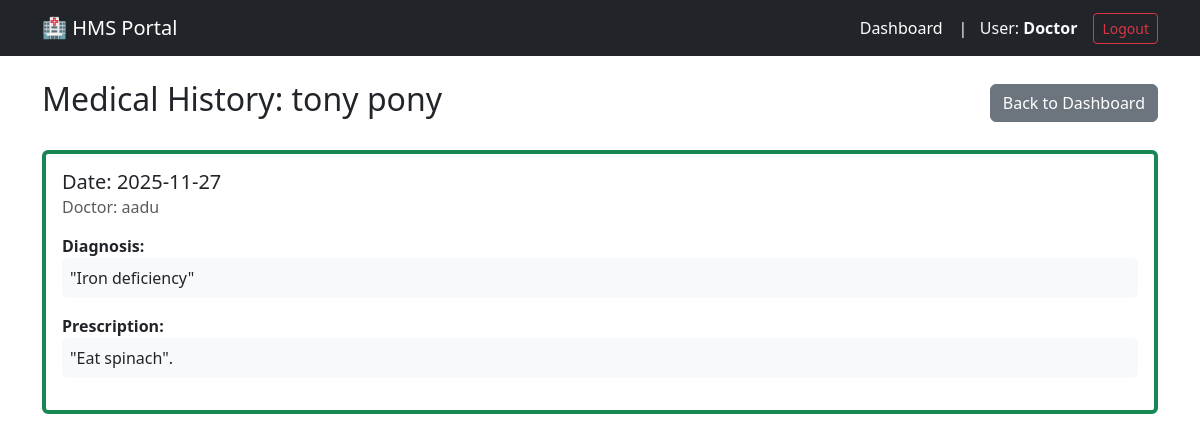
The page /doctor/patient_history/3 (signed in) on the database its author committed.
### hms_app/models.py (models this page shows, shortened)
class Patient(UserMixin, db.Model):
    id = db.Column(db.Integer, primary_key=True)
    name = db.Column(db.String(100), nullable=False)
    email = db.Column(db.String(120), unique=True, nullable=False)
    password_hash = db.Column(db.String(128))
    appointments = db.relationship('Appointment', backref='patient', lazy=True)

class Appointment(db.Model):
    id = db.Column(db.Integer, primary_key=True)
    patient_id = db.Column(db.Integer, db.ForeignKey('patient.id'), nullable=False)
    doctor_id = db.Column(db.Integer, db.ForeignKey('doctor.id'), nullable=False)
    appointment_time = db.Column(db.DateTime, nullable=False, default=datetime.utcnow)
    status = db.Column(db.String(20), default='Booked')
    treatment = db.relationship('Treatment', backref='appointment', uselist=False, lazy=True)

class Doctor(UserMixin, db.Model):
    id = db.Column(db.Integer, primary_key=True)
    name = db.Column(db.String(100), nullable=False)
    email = db.Column(db.String(120), unique=True, nullable=False)
    password_hash = db.Column(db.String(128))
    department_id = db.Column(db.Integer, db.ForeignKey('department.id'), nullable=False)
    appointments = db.relationship('Appointment', backref='doctor', lazy=True)
    @property
    def role(self): return "doctor"

class Treatment(db.Model):
    id = db.Column(db.Integer, primary_key=True)
    appointment_id = db.Column(db.Integer, db.ForeignKey('appointment.id'), unique=True, nullable=False)
    diagnosis = db.Column(db.Text, nullable=False)
    prescription = db.Column(db.Text, nullable=False)

### hms_app/doctor/routes.py (the view)
@doctor.route('/patient_history/<int:patient_id>')
@login_required
@doctor_required
def patient_history(patient_id):
    patient = Patient.query.get_or_404(patient_id)
    history = Appointment.query.filter_by(patient_id=patient_id, status='Completed')\
        .order_by(Appointment.appointment_time.desc()).all()
    return render_template('doctor/patient_history.html', patient=patient, history=history)

### hms_app/models.py (called while the page is built)
@login_manager.user_loader
def load_user(user_id):
    role = session.get('role')
    if role == 'admin': return Admin.query.get(int(user_id))
    elif role == 'doctor': return Doctor.query.get(int(user_id))
    elif role == 'patient': return Patient.query.get(int(user_id))
    admin = Admin.query.get(int(user_id))
    if admin: return admin
    doctor = Doctor.query.get(int(user_id))
    if doctor: return doctor
    return Patient.query.get(int(user_id))

### hms_app/templates/doctor/patient_history.html
{% extends "base.html" %}
{% block content %}
<div class="d-flex justify-content-between align-items-center mb-4">
    <h2>Medical History: {{ patient.name }}</h2>
    <a href="{{ url_for('doctor.dashboard') }}" class="btn btn-secondary">Back to Dashboard</a>
</div>
{% for record in history %}
<div class="card mb-3 border-start border-4 border-success">
    <div class="card-body">
        <h5 class="card-title">Date: {{ record.appointment_time.strftime('%Y-%m-%d') }}</h5>
        <h6 class="card-subtitle mb-2 text-muted">Doctor: {{ record.doctor.name }}</h6>
        <div class="mt-3">
            <strong>Diagnosis:</strong>
            <p class="bg-light p-2 rounded">{{ record.treatment.diagnosis }}</p>
        </div>
        <div class="mt-2">
            <strong>Prescription:</strong>
            <p class="bg-light p-2 rounded">{{ record.treatment.prescription }}</p>
        </div>
    </div>
</div>
{% else %}
<div class="alert alert-info">No previous medical history found for this patient.</div>
{% endfor %}
{% endblock %}

### rows shown on the page
Patient: name "tony pony"
Appointment: appointment_time "2025-11-27", doctor.name "aadu", treatment.diagnosis "\"Iron deficiency\"", treatment.prescription "\"Eat spinach\"."

### other values the page prints
{{ current_user.role|capitalize }} "Doctor"
